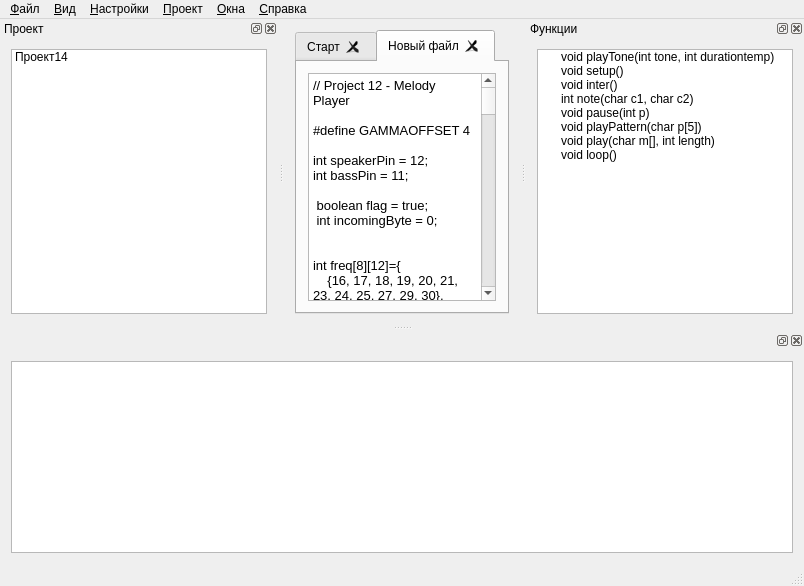
<?xml version="1.0" encoding="UTF-8"?>
<ui version="4.0">
 <class>MainWindow</class>
 <widget class="QMainWindow" name="MainWindow">
  <property name="geometry">
   <rect>
    <x>0</x>
    <y>0</y>
    <width>804</width>
    <height>586</height>
   </rect>
  </property>
  <property name="sizePolicy">
   <sizepolicy hsizetype="Maximum" vsizetype="Maximum">
    <horstretch>0</horstretch>
    <verstretch>0</verstretch>
   </sizepolicy>
  </property>
  <property name="windowTitle">
   <string>ReDuino</string>
  </property>
  <widget class="QWidget" name="centralWidget">
   <layout class="QGridLayout" name="gridLayout">
    <item row="0" column="0">
     <widget class="QTabWidget" name="tabWidget">
      <property name="cursor">
       <cursorShape>CrossCursor</cursorShape>
      </property>
      <property name="tabPosition">
       <enum>QTabWidget::North</enum>
      </property>
      <property name="tabShape">
       <enum>QTabWidget::Rounded</enum>
      </property>
      <property name="currentIndex">
       <number>1</number>
      </property>
      <property name="elideMode">
       <enum>Qt::ElideNone</enum>
      </property>
      <property name="documentMode">
       <bool>false</bool>
      </property>
      <property name="tabsClosable">
       <bool>true</bool>
      </property>
      <property name="movable">
       <bool>true</bool>
      </property>
      <widget class="QWidget" name="tab">
       <attribute name="title">
        <string>Старт</string>
       </attribute>
       <layout class="QGridLayout" name="gridLayout_5">
        <item row="0" column="0">
         <widget class="QTextEdit" name="mainEdit">
          <property name="documentTitle">
           <string/>
          </property>
          <property name="html">
           <string>&lt;!DOCTYPE HTML PUBLIC &quot;-//W3C//DTD HTML 4.0//EN&quot; &quot;http://www.w3.org/TR/REC-html40/strict.dtd&quot;&gt;
&lt;html&gt;&lt;head&gt;&lt;meta name=&quot;qrichtext&quot; content=&quot;1&quot; /&gt;&lt;style type=&quot;text/css&quot;&gt;
p, li { white-space: pre-wrap; }
&lt;/style&gt;&lt;/head&gt;&lt;body style=&quot; font-family:'Liberation Sans'; font-size:10pt; font-weight:400; font-style:normal;&quot;&gt;
&lt;p style=&quot;-qt-paragraph-type:empty; margin-top:0px; margin-bottom:0px; margin-left:0px; margin-right:0px; -qt-block-indent:0; text-indent:0px;&quot;&gt;&lt;/p&gt;&lt;/body&gt;&lt;/html&gt;</string>
          </property>
         </widget>
        </item>
       </layout>
      </widget>
      <widget class="QWidget" name="tab_2">
       <attribute name="title">
        <string>Новый файл</string>
       </attribute>
       <layout class="QGridLayout" name="gridLayout_6">
        <item row="0" column="0">
         <widget class="QTextEdit" name="mainEdit_2">
          <property name="html">
           <string>&lt;!DOCTYPE HTML PUBLIC &quot;-//W3C//DTD HTML 4.0//EN&quot; &quot;http://www.w3.org/TR/REC-html40/strict.dtd&quot;&gt;
&lt;html&gt;&lt;head&gt;&lt;meta name=&quot;qrichtext&quot; content=&quot;1&quot; /&gt;&lt;style type=&quot;text/css&quot;&gt;
p, li { white-space: pre-wrap; }
&lt;/style&gt;&lt;/head&gt;&lt;body style=&quot; font-family:'Liberation Sans'; font-size:10pt; font-weight:400; font-style:normal;&quot;&gt;
&lt;p style=&quot; margin-top:0px; margin-bottom:0px; margin-left:0px; margin-right:0px; -qt-block-indent:0; text-indent:0px;&quot;&gt;// Project 12 - Melody Player&lt;/p&gt;
&lt;p style=&quot;-qt-paragraph-type:empty; margin-top:0px; margin-bottom:0px; margin-left:0px; margin-right:0px; -qt-block-indent:0; text-indent:0px;&quot;&gt;&lt;/p&gt;
&lt;p style=&quot; margin-top:0px; margin-bottom:0px; margin-left:0px; margin-right:0px; -qt-block-indent:0; text-indent:0px;&quot;&gt;#define GAMMAOFFSET 4&lt;/p&gt;
&lt;p style=&quot;-qt-paragraph-type:empty; margin-top:0px; margin-bottom:0px; margin-left:0px; margin-right:0px; -qt-block-indent:0; text-indent:0px;&quot;&gt;&lt;/p&gt;
&lt;p style=&quot; margin-top:0px; margin-bottom:0px; margin-left:0px; margin-right:0px; -qt-block-indent:0; text-indent:0px;&quot;&gt;int speakerPin = 12;&lt;/p&gt;
&lt;p style=&quot; margin-top:0px; margin-bottom:0px; margin-left:0px; margin-right:0px; -qt-block-indent:0; text-indent:0px;&quot;&gt;int bassPin = 11;&lt;/p&gt;
&lt;p style=&quot;-qt-paragraph-type:empty; margin-top:0px; margin-bottom:0px; margin-left:0px; margin-right:0px; -qt-block-indent:0; text-indent:0px;&quot;&gt;&lt;/p&gt;
&lt;p style=&quot; margin-top:0px; margin-bottom:0px; margin-left:0px; margin-right:0px; -qt-block-indent:0; text-indent:0px;&quot;&gt; boolean flag = true;&lt;/p&gt;
&lt;p style=&quot; margin-top:0px; margin-bottom:0px; margin-left:0px; margin-right:0px; -qt-block-indent:0; text-indent:0px;&quot;&gt; int incomingByte = 0;&lt;/p&gt;
&lt;p style=&quot;-qt-paragraph-type:empty; margin-top:0px; margin-bottom:0px; margin-left:0px; margin-right:0px; -qt-block-indent:0; text-indent:0px;&quot;&gt;&lt;/p&gt;
&lt;p style=&quot;-qt-paragraph-type:empty; margin-top:0px; margin-bottom:0px; margin-left:0px; margin-right:0px; -qt-block-indent:0; text-indent:0px;&quot;&gt;&lt;/p&gt;
&lt;p style=&quot; margin-top:0px; margin-bottom:0px; margin-left:0px; margin-right:0px; -qt-block-indent:0; text-indent:0px;&quot;&gt;int freq[8][12]={ &lt;/p&gt;
&lt;p style=&quot; margin-top:0px; margin-bottom:0px; margin-left:0px; margin-right:0px; -qt-block-indent:0; text-indent:0px;&quot;&gt;    {16, 17, 18, 19, 20, 21, 23, 24, 25, 27, 29, 30},&lt;/p&gt;
&lt;p style=&quot; margin-top:0px; margin-bottom:0px; margin-left:0px; margin-right:0px; -qt-block-indent:0; text-indent:0px;&quot;&gt;    {32, 34, 36, 38, 41, 43, 46, 49, 51, 55, 58, 61},&lt;/p&gt;
&lt;p style=&quot; margin-top:0px; margin-bottom:0px; margin-left:0px; margin-right:0px; -qt-block-indent:0; text-indent:0px;&quot;&gt;    {65, 69, 73, 77, 82, 87, 92, 98, 103, 110, 116, 123},&lt;/p&gt;
&lt;p style=&quot; margin-top:0px; margin-bottom:0px; margin-left:0px; margin-right:0px; -qt-block-indent:0; text-indent:0px;&quot;&gt;    {130, 138, 146, 155, 164, 174, 185, 196, 207, 220, 233, 246},&lt;/p&gt;
&lt;p style=&quot; margin-top:0px; margin-bottom:0px; margin-left:0px; margin-right:0px; -qt-block-indent:0; text-indent:0px;&quot;&gt;    {261, 277, 293, 311, 329, 349, 369, 392, 415, 440, 466, 493},&lt;/p&gt;
&lt;p style=&quot; margin-top:0px; margin-bottom:0px; margin-left:0px; margin-right:0px; -qt-block-indent:0; text-indent:0px;&quot;&gt;    {523, 554, 587, 622, 659, 698, 739, 783, 830, 880, 932, 987},&lt;/p&gt;
&lt;p style=&quot; margin-top:0px; margin-bottom:0px; margin-left:0px; margin-right:0px; -qt-block-indent:0; text-indent:0px;&quot;&gt;    {1046, 1108, 1174, 1244, 1318, 1396, 1479, 1567, 1661, 1760, 1864, 1975},&lt;/p&gt;
&lt;p style=&quot; margin-top:0px; margin-bottom:0px; margin-left:0px; margin-right:0px; -qt-block-indent:0; text-indent:0px;&quot;&gt;    {2093, 2217, 2349, 2489, 2637, 2793, 2959, 3135, 3322, 3520, 3729, 3951}&lt;/p&gt;
&lt;p style=&quot; margin-top:0px; margin-bottom:0px; margin-left:0px; margin-right:0px; -qt-block-indent:0; text-indent:0px;&quot;&gt;};&lt;/p&gt;
&lt;p style=&quot;-qt-paragraph-type:empty; margin-top:0px; margin-bottom:0px; margin-left:0px; margin-right:0px; -qt-block-indent:0; text-indent:0px;&quot;&gt;&lt;/p&gt;
&lt;p style=&quot; margin-top:0px; margin-bottom:0px; margin-left:0px; margin-right:0px; -qt-block-indent:0; text-indent:0px;&quot;&gt;int tempo = 50;&lt;/p&gt;
&lt;p style=&quot;-qt-paragraph-type:empty; margin-top:0px; margin-bottom:0px; margin-left:0px; margin-right:0px; -qt-block-indent:0; text-indent:0px;&quot;&gt;&lt;/p&gt;
&lt;p style=&quot; margin-top:0px; margin-bottom:0px; margin-left:0px; margin-right:0px; -qt-block-indent:0; text-indent:0px;&quot;&gt;void playTone(int tone, int durationtemp)&lt;/p&gt;
&lt;p style=&quot; margin-top:0px; margin-bottom:0px; margin-left:0px; margin-right:0px; -qt-block-indent:0; text-indent:0px;&quot;&gt;{  &lt;/p&gt;
&lt;p style=&quot; margin-top:0px; margin-bottom:0px; margin-left:0px; margin-right:0px; -qt-block-indent:0; text-indent:0px;&quot;&gt;      unsigned long duration=(unsigned long)((64*tempo)/durationtemp);&lt;/p&gt;
&lt;p style=&quot;-qt-paragraph-type:empty; margin-top:0px; margin-bottom:0px; margin-left:0px; margin-right:0px; -qt-block-indent:0; text-indent:0px;&quot;&gt;&lt;/p&gt;
&lt;p style=&quot; margin-top:0px; margin-bottom:0px; margin-left:0px; margin-right:0px; -qt-block-indent:0; text-indent:0px;&quot;&gt;      double fuck=1000000.0/tone;&lt;/p&gt;
&lt;p style=&quot;-qt-paragraph-type:empty; margin-top:0px; margin-bottom:0px; margin-left:0px; margin-right:0px; -qt-block-indent:0; text-indent:0px;&quot;&gt;&lt;/p&gt;
&lt;p style=&quot; margin-top:0px; margin-bottom:0px; margin-left:0px; margin-right:0px; -qt-block-indent:0; text-indent:0px;&quot;&gt;      unsigned long del=(unsigned long)(fuck);&lt;/p&gt;
&lt;p style=&quot;-qt-paragraph-type:empty; margin-top:0px; margin-bottom:0px; margin-left:0px; margin-right:0px; -qt-block-indent:0; text-indent:0px;&quot;&gt;&lt;/p&gt;
&lt;p style=&quot; margin-top:0px; margin-bottom:0px; margin-left:0px; margin-right:0px; -qt-block-indent:0; text-indent:0px;&quot;&gt;      for (long i = 0; i &amp;lt; duration * 1000L; i += del * 2) {&lt;/p&gt;
&lt;p style=&quot; margin-top:0px; margin-bottom:0px; margin-left:0px; margin-right:0px; -qt-block-indent:0; text-indent:0px;&quot;&gt;           if (tone==6000){&lt;/p&gt;
&lt;p style=&quot; margin-top:0px; margin-bottom:0px; margin-left:0px; margin-right:0px; -qt-block-indent:0; text-indent:0px;&quot;&gt;               digitalWrite(speakerPin, LOW);&lt;/p&gt;
&lt;p style=&quot; margin-top:0px; margin-bottom:0px; margin-left:0px; margin-right:0px; -qt-block-indent:0; text-indent:0px;&quot;&gt;               delayMicroseconds(del*2);&lt;/p&gt;
&lt;p style=&quot; margin-top:0px; margin-bottom:0px; margin-left:0px; margin-right:0px; -qt-block-indent:0; text-indent:0px;&quot;&gt;           } else&lt;/p&gt;
&lt;p style=&quot; margin-top:0px; margin-bottom:0px; margin-left:0px; margin-right:0px; -qt-block-indent:0; text-indent:0px;&quot;&gt;           {&lt;/p&gt;
&lt;p style=&quot; margin-top:0px; margin-bottom:0px; margin-left:0px; margin-right:0px; -qt-block-indent:0; text-indent:0px;&quot;&gt;            digitalWrite(speakerPin, HIGH);&lt;/p&gt;
&lt;p style=&quot; margin-top:0px; margin-bottom:0px; margin-left:0px; margin-right:0px; -qt-block-indent:0; text-indent:0px;&quot;&gt;            delayMicroseconds(del);&lt;/p&gt;
&lt;p style=&quot; margin-top:0px; margin-bottom:0px; margin-left:0px; margin-right:0px; -qt-block-indent:0; text-indent:0px;&quot;&gt;            digitalWrite(speakerPin, LOW);&lt;/p&gt;
&lt;p style=&quot; margin-top:0px; margin-bottom:0px; margin-left:0px; margin-right:0px; -qt-block-indent:0; text-indent:0px;&quot;&gt;            delayMicroseconds(del);&lt;/p&gt;
&lt;p style=&quot; margin-top:0px; margin-bottom:0px; margin-left:0px; margin-right:0px; -qt-block-indent:0; text-indent:0px;&quot;&gt;           }&lt;/p&gt;
&lt;p style=&quot; margin-top:0px; margin-bottom:0px; margin-left:0px; margin-right:0px; -qt-block-indent:0; text-indent:0px;&quot;&gt;      }&lt;/p&gt;
&lt;p style=&quot; margin-top:0px; margin-bottom:0px; margin-left:0px; margin-right:0px; -qt-block-indent:0; text-indent:0px;&quot;&gt;}&lt;/p&gt;
&lt;p style=&quot;-qt-paragraph-type:empty; margin-top:0px; margin-bottom:0px; margin-left:0px; margin-right:0px; -qt-block-indent:0; text-indent:0px;&quot;&gt;&lt;/p&gt;
&lt;p style=&quot; margin-top:0px; margin-bottom:0px; margin-left:0px; margin-right:0px; -qt-block-indent:0; text-indent:0px;&quot;&gt;void setup() {&lt;/p&gt;
&lt;p style=&quot;-qt-paragraph-type:empty; margin-top:0px; margin-bottom:0px; margin-left:0px; margin-right:0px; -qt-block-indent:0; text-indent:0px;&quot;&gt;&lt;/p&gt;
&lt;p style=&quot; margin-top:0px; margin-bottom:0px; margin-left:0px; margin-right:0px; -qt-block-indent:0; text-indent:0px;&quot;&gt;  pinMode(speakerPin, OUTPUT);&lt;/p&gt;
&lt;p style=&quot; margin-top:0px; margin-bottom:0px; margin-left:0px; margin-right:0px; -qt-block-indent:0; text-indent:0px;&quot;&gt;  pinMode(bassPin, OUTPUT);&lt;/p&gt;
&lt;p style=&quot; margin-top:0px; margin-bottom:0px; margin-left:0px; margin-right:0px; -qt-block-indent:0; text-indent:0px;&quot;&gt;  pinMode(13,OUTPUT);&lt;/p&gt;
&lt;p style=&quot; margin-top:0px; margin-bottom:0px; margin-left:0px; margin-right:0px; -qt-block-indent:0; text-indent:0px;&quot;&gt;  pinMode(4,OUTPUT);&lt;/p&gt;
&lt;p style=&quot; margin-top:0px; margin-bottom:0px; margin-left:0px; margin-right:0px; -qt-block-indent:0; text-indent:0px;&quot;&gt;  digitalWrite(4,HIGH);&lt;/p&gt;
&lt;p style=&quot; margin-top:0px; margin-bottom:0px; margin-left:0px; margin-right:0px; -qt-block-indent:0; text-indent:0px;&quot;&gt;  //digitalWrite(13,HIGH);&lt;/p&gt;
&lt;p style=&quot; margin-top:0px; margin-bottom:0px; margin-left:0px; margin-right:0px; -qt-block-indent:0; text-indent:0px;&quot;&gt;  analogWrite(13,1000);&lt;/p&gt;
&lt;p style=&quot; margin-top:0px; margin-bottom:0px; margin-left:0px; margin-right:0px; -qt-block-indent:0; text-indent:0px;&quot;&gt;  Serial.begin(115200);&lt;/p&gt;
&lt;p style=&quot; margin-top:0px; margin-bottom:0px; margin-left:0px; margin-right:0px; -qt-block-indent:0; text-indent:0px;&quot;&gt;  Serial.print(LOW);&lt;/p&gt;
&lt;p style=&quot; margin-top:0px; margin-bottom:0px; margin-left:0px; margin-right:0px; -qt-block-indent:0; text-indent:0px;&quot;&gt;  Serial.print('-');&lt;/p&gt;
&lt;p style=&quot; margin-top:0px; margin-bottom:0px; margin-left:0px; margin-right:0px; -qt-block-indent:0; text-indent:0px;&quot;&gt;  Serial.print(HIGH);&lt;/p&gt;
&lt;p style=&quot; margin-top:0px; margin-bottom:0px; margin-left:0px; margin-right:0px; -qt-block-indent:0; text-indent:0px;&quot;&gt;  attachInterrupt(0,inter,CHANGE);&lt;/p&gt;
&lt;p style=&quot; margin-top:0px; margin-bottom:0px; margin-left:0px; margin-right:0px; -qt-block-indent:0; text-indent:0px;&quot;&gt;  &lt;/p&gt;
&lt;p style=&quot; margin-top:0px; margin-bottom:0px; margin-left:0px; margin-right:0px; -qt-block-indent:0; text-indent:0px;&quot;&gt;}&lt;/p&gt;
&lt;p style=&quot;-qt-paragraph-type:empty; margin-top:0px; margin-bottom:0px; margin-left:0px; margin-right:0px; -qt-block-indent:0; text-indent:0px;&quot;&gt;&lt;/p&gt;
&lt;p style=&quot; margin-top:0px; margin-bottom:0px; margin-left:0px; margin-right:0px; -qt-block-indent:0; text-indent:0px;&quot;&gt;void inter(){&lt;/p&gt;
&lt;p style=&quot; margin-top:0px; margin-bottom:0px; margin-left:0px; margin-right:0px; -qt-block-indent:0; text-indent:0px;&quot;&gt;    Serial.print(&amp;quot;Interrupt!\n&amp;quot;); &lt;/p&gt;
&lt;p style=&quot; margin-top:0px; margin-bottom:0px; margin-left:0px; margin-right:0px; -qt-block-indent:0; text-indent:0px;&quot;&gt;}&lt;/p&gt;
&lt;p style=&quot;-qt-paragraph-type:empty; margin-top:0px; margin-bottom:0px; margin-left:0px; margin-right:0px; -qt-block-indent:0; text-indent:0px;&quot;&gt;&lt;/p&gt;
&lt;p style=&quot;-qt-paragraph-type:empty; margin-top:0px; margin-bottom:0px; margin-left:0px; margin-right:0px; -qt-block-indent:0; text-indent:0px;&quot;&gt;&lt;/p&gt;
&lt;p style=&quot; margin-top:0px; margin-bottom:0px; margin-left:0px; margin-right:0px; -qt-block-indent:0; text-indent:0px;&quot;&gt;int note(char c1, char c2)&lt;/p&gt;
&lt;p style=&quot; margin-top:0px; margin-bottom:0px; margin-left:0px; margin-right:0px; -qt-block-indent:0; text-indent:0px;&quot;&gt;{&lt;/p&gt;
&lt;p style=&quot; margin-top:0px; margin-bottom:0px; margin-left:0px; margin-right:0px; -qt-block-indent:0; text-indent:0px;&quot;&gt;  int r=0;&lt;/p&gt;
&lt;p style=&quot; margin-top:0px; margin-bottom:0px; margin-left:0px; margin-right:0px; -qt-block-indent:0; text-indent:0px;&quot;&gt;  switch (c2){&lt;/p&gt;
&lt;p style=&quot; margin-top:0px; margin-bottom:0px; margin-left:0px; margin-right:0px; -qt-block-indent:0; text-indent:0px;&quot;&gt;      case '#':&lt;/p&gt;
&lt;p style=&quot; margin-top:0px; margin-bottom:0px; margin-left:0px; margin-right:0px; -qt-block-indent:0; text-indent:0px;&quot;&gt;                 switch (c1){&lt;/p&gt;
&lt;p style=&quot; margin-top:0px; margin-bottom:0px; margin-left:0px; margin-right:0px; -qt-block-indent:0; text-indent:0px;&quot;&gt;                    case 'c': r=1; break;&lt;/p&gt;
&lt;p style=&quot; margin-top:0px; margin-bottom:0px; margin-left:0px; margin-right:0px; -qt-block-indent:0; text-indent:0px;&quot;&gt;                    case 'd': r=3; break;&lt;/p&gt;
&lt;p style=&quot; margin-top:0px; margin-bottom:0px; margin-left:0px; margin-right:0px; -qt-block-indent:0; text-indent:0px;&quot;&gt;                    case 'f': r=6; break;&lt;/p&gt;
&lt;p style=&quot; margin-top:0px; margin-bottom:0px; margin-left:0px; margin-right:0px; -qt-block-indent:0; text-indent:0px;&quot;&gt;                    case 'g': r=8; break;&lt;/p&gt;
&lt;p style=&quot; margin-top:0px; margin-bottom:0px; margin-left:0px; margin-right:0px; -qt-block-indent:0; text-indent:0px;&quot;&gt;                    case 'a': r=10; break;  &lt;/p&gt;
&lt;p style=&quot; margin-top:0px; margin-bottom:0px; margin-left:0px; margin-right:0px; -qt-block-indent:0; text-indent:0px;&quot;&gt;                    case 'P': r=200; break;&lt;/p&gt;
&lt;p style=&quot; margin-top:0px; margin-bottom:0px; margin-left:0px; margin-right:0px; -qt-block-indent:0; text-indent:0px;&quot;&gt;                    case 'C': r=1; break;&lt;/p&gt;
&lt;p style=&quot; margin-top:0px; margin-bottom:0px; margin-left:0px; margin-right:0px; -qt-block-indent:0; text-indent:0px;&quot;&gt;                    case 'D': r=3; break;&lt;/p&gt;
&lt;p style=&quot; margin-top:0px; margin-bottom:0px; margin-left:0px; margin-right:0px; -qt-block-indent:0; text-indent:0px;&quot;&gt;                    case 'F': r=6; break;&lt;/p&gt;
&lt;p style=&quot; margin-top:0px; margin-bottom:0px; margin-left:0px; margin-right:0px; -qt-block-indent:0; text-indent:0px;&quot;&gt;                    case 'G': r=8; break;&lt;/p&gt;
&lt;p style=&quot; margin-top:0px; margin-bottom:0px; margin-left:0px; margin-right:0px; -qt-block-indent:0; text-indent:0px;&quot;&gt;                    case 'A': r=10; break;  &lt;/p&gt;
&lt;p style=&quot; margin-top:0px; margin-bottom:0px; margin-left:0px; margin-right:0px; -qt-block-indent:0; text-indent:0px;&quot;&gt;                    default: break;          &lt;/p&gt;
&lt;p style=&quot; margin-top:0px; margin-bottom:0px; margin-left:0px; margin-right:0px; -qt-block-indent:0; text-indent:0px;&quot;&gt;                 }&lt;/p&gt;
&lt;p style=&quot; margin-top:0px; margin-bottom:0px; margin-left:0px; margin-right:0px; -qt-block-indent:0; text-indent:0px;&quot;&gt;              break;&lt;/p&gt;
&lt;p style=&quot; margin-top:0px; margin-bottom:0px; margin-left:0px; margin-right:0px; -qt-block-indent:0; text-indent:0px;&quot;&gt;              &lt;/p&gt;
&lt;p style=&quot; margin-top:0px; margin-bottom:0px; margin-left:0px; margin-right:0px; -qt-block-indent:0; text-indent:0px;&quot;&gt;      case '*':&lt;/p&gt;
&lt;p style=&quot; margin-top:0px; margin-bottom:0px; margin-left:0px; margin-right:0px; -qt-block-indent:0; text-indent:0px;&quot;&gt;         switch (c1){&lt;/p&gt;
&lt;p style=&quot; margin-top:0px; margin-bottom:0px; margin-left:0px; margin-right:0px; -qt-block-indent:0; text-indent:0px;&quot;&gt;            case 'c': r=0; break;&lt;/p&gt;
&lt;p style=&quot; margin-top:0px; margin-bottom:0px; margin-left:0px; margin-right:0px; -qt-block-indent:0; text-indent:0px;&quot;&gt;            case 'd': r=2; break;&lt;/p&gt;
&lt;p style=&quot; margin-top:0px; margin-bottom:0px; margin-left:0px; margin-right:0px; -qt-block-indent:0; text-indent:0px;&quot;&gt;            case 'e': r=4; break;&lt;/p&gt;
&lt;p style=&quot; margin-top:0px; margin-bottom:0px; margin-left:0px; margin-right:0px; -qt-block-indent:0; text-indent:0px;&quot;&gt;            case 'f': r=5; break;&lt;/p&gt;
&lt;p style=&quot; margin-top:0px; margin-bottom:0px; margin-left:0px; margin-right:0px; -qt-block-indent:0; text-indent:0px;&quot;&gt;            case 'g': r=7; break;&lt;/p&gt;
&lt;p style=&quot; margin-top:0px; margin-bottom:0px; margin-left:0px; margin-right:0px; -qt-block-indent:0; text-indent:0px;&quot;&gt;            case 'a': r=9; break;            &lt;/p&gt;
&lt;p style=&quot; margin-top:0px; margin-bottom:0px; margin-left:0px; margin-right:0px; -qt-block-indent:0; text-indent:0px;&quot;&gt;            case 'h': r=11; break;&lt;/p&gt;
&lt;p style=&quot; margin-top:0px; margin-bottom:0px; margin-left:0px; margin-right:0px; -qt-block-indent:0; text-indent:0px;&quot;&gt;            case 'P': r=200; break;&lt;/p&gt;
&lt;p style=&quot; margin-top:0px; margin-bottom:0px; margin-left:0px; margin-right:0px; -qt-block-indent:0; text-indent:0px;&quot;&gt;            case 'C': r=0; break;&lt;/p&gt;
&lt;p style=&quot; margin-top:0px; margin-bottom:0px; margin-left:0px; margin-right:0px; -qt-block-indent:0; text-indent:0px;&quot;&gt;            case 'D': r=2; break;&lt;/p&gt;
&lt;p style=&quot; margin-top:0px; margin-bottom:0px; margin-left:0px; margin-right:0px; -qt-block-indent:0; text-indent:0px;&quot;&gt;            case 'E': r=4; break;&lt;/p&gt;
&lt;p style=&quot; margin-top:0px; margin-bottom:0px; margin-left:0px; margin-right:0px; -qt-block-indent:0; text-indent:0px;&quot;&gt;            case 'F': r=5; break;&lt;/p&gt;
&lt;p style=&quot; margin-top:0px; margin-bottom:0px; margin-left:0px; margin-right:0px; -qt-block-indent:0; text-indent:0px;&quot;&gt;            case 'G': r=7; break;&lt;/p&gt;
&lt;p style=&quot; margin-top:0px; margin-bottom:0px; margin-left:0px; margin-right:0px; -qt-block-indent:0; text-indent:0px;&quot;&gt;            case 'A': r=9; break;            &lt;/p&gt;
&lt;p style=&quot; margin-top:0px; margin-bottom:0px; margin-left:0px; margin-right:0px; -qt-block-indent:0; text-indent:0px;&quot;&gt;            case 'H': r=11; break;&lt;/p&gt;
&lt;p style=&quot; margin-top:0px; margin-bottom:0px; margin-left:0px; margin-right:0px; -qt-block-indent:0; text-indent:0px;&quot;&gt;            default:break;&lt;/p&gt;
&lt;p style=&quot; margin-top:0px; margin-bottom:0px; margin-left:0px; margin-right:0px; -qt-block-indent:0; text-indent:0px;&quot;&gt;         }&lt;/p&gt;
&lt;p style=&quot; margin-top:0px; margin-bottom:0px; margin-left:0px; margin-right:0px; -qt-block-indent:0; text-indent:0px;&quot;&gt;             break;&lt;/p&gt;
&lt;p style=&quot; margin-top:0px; margin-bottom:0px; margin-left:0px; margin-right:0px; -qt-block-indent:0; text-indent:0px;&quot;&gt;      case 'b':&lt;/p&gt;
&lt;p style=&quot; margin-top:0px; margin-bottom:0px; margin-left:0px; margin-right:0px; -qt-block-indent:0; text-indent:0px;&quot;&gt;         switch (c1){&lt;/p&gt;
&lt;p style=&quot; margin-top:0px; margin-bottom:0px; margin-left:0px; margin-right:0px; -qt-block-indent:0; text-indent:0px;&quot;&gt;            case 'd': r=1; break;&lt;/p&gt;
&lt;p style=&quot; margin-top:0px; margin-bottom:0px; margin-left:0px; margin-right:0px; -qt-block-indent:0; text-indent:0px;&quot;&gt;            case 'e': r=3; break;&lt;/p&gt;
&lt;p style=&quot; margin-top:0px; margin-bottom:0px; margin-left:0px; margin-right:0px; -qt-block-indent:0; text-indent:0px;&quot;&gt;            case 'g': r=6; break;&lt;/p&gt;
&lt;p style=&quot; margin-top:0px; margin-bottom:0px; margin-left:0px; margin-right:0px; -qt-block-indent:0; text-indent:0px;&quot;&gt;            case 'a': r=8; break;&lt;/p&gt;
&lt;p style=&quot; margin-top:0px; margin-bottom:0px; margin-left:0px; margin-right:0px; -qt-block-indent:0; text-indent:0px;&quot;&gt;            case 'h': r=10; break;&lt;/p&gt;
&lt;p style=&quot; margin-top:0px; margin-bottom:0px; margin-left:0px; margin-right:0px; -qt-block-indent:0; text-indent:0px;&quot;&gt;            case 'D': r=1; break;&lt;/p&gt;
&lt;p style=&quot; margin-top:0px; margin-bottom:0px; margin-left:0px; margin-right:0px; -qt-block-indent:0; text-indent:0px;&quot;&gt;            case 'E': r=3; break;&lt;/p&gt;
&lt;p style=&quot; margin-top:0px; margin-bottom:0px; margin-left:0px; margin-right:0px; -qt-block-indent:0; text-indent:0px;&quot;&gt;            case 'G': r=6; break;&lt;/p&gt;
&lt;p style=&quot; margin-top:0px; margin-bottom:0px; margin-left:0px; margin-right:0px; -qt-block-indent:0; text-indent:0px;&quot;&gt;            case 'A': r=8; break;&lt;/p&gt;
&lt;p style=&quot; margin-top:0px; margin-bottom:0px; margin-left:0px; margin-right:0px; -qt-block-indent:0; text-indent:0px;&quot;&gt;            case 'H': r=10; break;&lt;/p&gt;
&lt;p style=&quot; margin-top:0px; margin-bottom:0px; margin-left:0px; margin-right:0px; -qt-block-indent:0; text-indent:0px;&quot;&gt;            case 'P': r=200; break;&lt;/p&gt;
&lt;p style=&quot; margin-top:0px; margin-bottom:0px; margin-left:0px; margin-right:0px; -qt-block-indent:0; text-indent:0px;&quot;&gt;            default:break;         &lt;/p&gt;
&lt;p style=&quot; margin-top:0px; margin-bottom:0px; margin-left:0px; margin-right:0px; -qt-block-indent:0; text-indent:0px;&quot;&gt;         }&lt;/p&gt;
&lt;p style=&quot; margin-top:0px; margin-bottom:0px; margin-left:0px; margin-right:0px; -qt-block-indent:0; text-indent:0px;&quot;&gt;      break;&lt;/p&gt;
&lt;p style=&quot; margin-top:0px; margin-bottom:0px; margin-left:0px; margin-right:0px; -qt-block-indent:0; text-indent:0px;&quot;&gt;  }&lt;/p&gt;
&lt;p style=&quot; margin-top:0px; margin-bottom:0px; margin-left:0px; margin-right:0px; -qt-block-indent:0; text-indent:0px;&quot;&gt;  return r;  &lt;/p&gt;
&lt;p style=&quot; margin-top:0px; margin-bottom:0px; margin-left:0px; margin-right:0px; -qt-block-indent:0; text-indent:0px;&quot;&gt;}&lt;/p&gt;
&lt;p style=&quot;-qt-paragraph-type:empty; margin-top:0px; margin-bottom:0px; margin-left:0px; margin-right:0px; -qt-block-indent:0; text-indent:0px;&quot;&gt;&lt;/p&gt;
&lt;p style=&quot; margin-top:0px; margin-bottom:0px; margin-left:0px; margin-right:0px; -qt-block-indent:0; text-indent:0px;&quot;&gt;void pause(int p)&lt;/p&gt;
&lt;p style=&quot; margin-top:0px; margin-bottom:0px; margin-left:0px; margin-right:0px; -qt-block-indent:0; text-indent:0px;&quot;&gt;{&lt;/p&gt;
&lt;p style=&quot; margin-top:0px; margin-bottom:0px; margin-left:0px; margin-right:0px; -qt-block-indent:0; text-indent:0px;&quot;&gt;  playTone(6000, p);&lt;/p&gt;
&lt;p style=&quot; margin-top:0px; margin-bottom:0px; margin-left:0px; margin-right:0px; -qt-block-indent:0; text-indent:0px;&quot;&gt;  return;&lt;/p&gt;
&lt;p style=&quot; margin-top:0px; margin-bottom:0px; margin-left:0px; margin-right:0px; -qt-block-indent:0; text-indent:0px;&quot;&gt;}&lt;/p&gt;
&lt;p style=&quot;-qt-paragraph-type:empty; margin-top:0px; margin-bottom:0px; margin-left:0px; margin-right:0px; -qt-block-indent:0; text-indent:0px;&quot;&gt;&lt;/p&gt;
&lt;p style=&quot; margin-top:0px; margin-bottom:0px; margin-left:0px; margin-right:0px; -qt-block-indent:0; text-indent:0px;&quot;&gt;void playPattern(char p[5])&lt;/p&gt;
&lt;p style=&quot; margin-top:0px; margin-bottom:0px; margin-left:0px; margin-right:0px; -qt-block-indent:0; text-indent:0px;&quot;&gt;{&lt;/p&gt;
&lt;p style=&quot; margin-top:0px; margin-bottom:0px; margin-left:0px; margin-right:0px; -qt-block-indent:0; text-indent:0px;&quot;&gt;  if(note(p[2], p[3]) == 200)&lt;/p&gt;
&lt;p style=&quot; margin-top:0px; margin-bottom:0px; margin-left:0px; margin-right:0px; -qt-block-indent:0; text-indent:0px;&quot;&gt;    pause( (p[0]-48)*10+(p[1]-48) );&lt;/p&gt;
&lt;p style=&quot; margin-top:0px; margin-bottom:0px; margin-left:0px; margin-right:0px; -qt-block-indent:0; text-indent:0px;&quot;&gt;  else&lt;/p&gt;
&lt;p style=&quot; margin-top:0px; margin-bottom:0px; margin-left:0px; margin-right:0px; -qt-block-indent:0; text-indent:0px;&quot;&gt;    playTone(freq[(p[4]-48)+GAMMAOFFSET][note(p[2],p[3])], (p[0]-48)*10+(p[1]-48));  &lt;/p&gt;
&lt;p style=&quot; margin-top:0px; margin-bottom:0px; margin-left:0px; margin-right:0px; -qt-block-indent:0; text-indent:0px;&quot;&gt;}&lt;/p&gt;
&lt;p style=&quot;-qt-paragraph-type:empty; margin-top:0px; margin-bottom:0px; margin-left:0px; margin-right:0px; -qt-block-indent:0; text-indent:0px;&quot;&gt;&lt;/p&gt;
&lt;p style=&quot; margin-top:0px; margin-bottom:0px; margin-left:0px; margin-right:0px; -qt-block-indent:0; text-indent:0px;&quot;&gt;void play(char m[], int length)&lt;/p&gt;
&lt;p style=&quot; margin-top:0px; margin-bottom:0px; margin-left:0px; margin-right:0px; -qt-block-indent:0; text-indent:0px;&quot;&gt;{&lt;/p&gt;
&lt;p style=&quot; margin-top:0px; margin-bottom:0px; margin-left:0px; margin-right:0px; -qt-block-indent:0; text-indent:0px;&quot;&gt;  char *pattern;&lt;/p&gt;
&lt;p style=&quot; margin-top:0px; margin-bottom:0px; margin-left:0px; margin-right:0px; -qt-block-indent:0; text-indent:0px;&quot;&gt;  &lt;/p&gt;
&lt;p style=&quot; margin-top:0px; margin-bottom:0px; margin-left:0px; margin-right:0px; -qt-block-indent:0; text-indent:0px;&quot;&gt;  for(int i=0;i&amp;lt;length;i+=6)&lt;/p&gt;
&lt;p style=&quot; margin-top:0px; margin-bottom:0px; margin-left:0px; margin-right:0px; -qt-block-indent:0; text-indent:0px;&quot;&gt;      playPattern(m+i);&lt;/p&gt;
&lt;p style=&quot; margin-top:0px; margin-bottom:0px; margin-left:0px; margin-right:0px; -qt-block-indent:0; text-indent:0px;&quot;&gt;}&lt;/p&gt;
&lt;p style=&quot;-qt-paragraph-type:empty; margin-top:0px; margin-bottom:0px; margin-left:0px; margin-right:0px; -qt-block-indent:0; text-indent:0px;&quot;&gt;&lt;/p&gt;
&lt;p style=&quot; margin-top:0px; margin-bottom:0px; margin-left:0px; margin-right:0px; -qt-block-indent:0; text-indent:0px;&quot;&gt;char melody1[]=&amp;quot;32c*0-32c#0-32d*0-32d#0-32e*0-32f*0-32f#0-32g*0-32g#0-32a*0-32a#0-32h*0&amp;quot;;&lt;/p&gt;
&lt;p style=&quot; margin-top:0px; margin-bottom:0px; margin-left:0px; margin-right:0px; -qt-block-indent:0; text-indent:0px;&quot;&gt;char melody2[]=&amp;quot;32h*5-32a#5-32a*5-32g#5-32g*5-01P*0-32f*5-32e*5-32d#5-32d*5-32c#5-32c*5&amp;quot;;&lt;/p&gt;
&lt;p style=&quot;-qt-paragraph-type:empty; margin-top:0px; margin-bottom:0px; margin-left:0px; margin-right:0px; -qt-block-indent:0; text-indent:0px;&quot;&gt;&lt;/p&gt;
&lt;p style=&quot;-qt-paragraph-type:empty; margin-top:0px; margin-bottom:0px; margin-left:0px; margin-right:0px; -qt-block-indent:0; text-indent:0px;&quot;&gt;&lt;/p&gt;
&lt;p style=&quot; margin-top:0px; margin-bottom:0px; margin-left:0px; margin-right:0px; -qt-block-indent:0; text-indent:0px;&quot;&gt;/*&lt;/p&gt;
&lt;p style=&quot; margin-top:0px; margin-bottom:0px; margin-left:0px; margin-right:0px; -qt-block-indent:0; text-indent:0px;&quot;&gt;char NEM_1[] = &amp;quot;08e*4-08g*5-08h*5-08e*6-08h*5-08g*5&amp;quot;;&lt;/p&gt;
&lt;p style=&quot; margin-top:0px; margin-bottom:0px; margin-left:0px; margin-right:0px; -qt-block-indent:0; text-indent:0px;&quot;&gt;char NEM_1_2[] = &amp;quot;08e*4-08g*5-08h*5-08e*6-08h*5-08h*6&amp;quot;;&lt;/p&gt;
&lt;p style=&quot; margin-top:0px; margin-bottom:0px; margin-left:0px; margin-right:0px; -qt-block-indent:0; text-indent:0px;&quot;&gt;char NEM_2[] = &amp;quot;08h*6-08g*5-08h*5-16h*6-16e*5-08h*5-08g*5&amp;quot;;&lt;/p&gt;
&lt;p style=&quot; margin-top:0px; margin-bottom:0px; margin-left:0px; margin-right:0px; -qt-block-indent:0; text-indent:0px;&quot;&gt;char NEM_3[] = &amp;quot;&amp;quot;;*/&lt;/p&gt;
&lt;p style=&quot;-qt-paragraph-type:empty; margin-top:0px; margin-bottom:0px; margin-left:0px; margin-right:0px; -qt-block-indent:0; text-indent:0px;&quot;&gt;&lt;/p&gt;
&lt;p style=&quot; margin-top:0px; margin-bottom:0px; margin-left:0px; margin-right:0px; -qt-block-indent:0; text-indent:0px;&quot;&gt;char LEDZEPPELIN[] = &amp;quot;08c*2-16P*0-08e*2-08f#2-16a*2-08g*2-16P*0-08e*2-08c*2-16a*1-08f#1-16P*0-02g*1\&lt;/p&gt;
&lt;p style=&quot; margin-top:0px; margin-bottom:0px; margin-left:0px; margin-right:0px; -qt-block-indent:0; text-indent:0px;&quot;&gt;-04P*0-08c*2-16P*0-08e*2-08f#2-16e*3-08d*3-16P*0-08c*3-08a#2-16g*2-08d*2-16P*0-02e*2-&amp;quot;;&lt;/p&gt;
&lt;p style=&quot; margin-top:0px; margin-bottom:0px; margin-left:0px; margin-right:0px; -qt-block-indent:0; text-indent:0px;&quot;&gt;void loop() &lt;/p&gt;
&lt;p style=&quot; margin-top:0px; margin-bottom:0px; margin-left:0px; margin-right:0px; -qt-block-indent:0; text-indent:0px;&quot;&gt;{&lt;/p&gt;
&lt;p style=&quot; margin-top:0px; margin-bottom:0px; margin-left:0px; margin-right:0px; -qt-block-indent:0; text-indent:0px;&quot;&gt; /*  play(NEM_1,36);&lt;/p&gt;
&lt;p style=&quot; margin-top:0px; margin-bottom:0px; margin-left:0px; margin-right:0px; -qt-block-indent:0; text-indent:0px;&quot;&gt;   play(NEM_1,36);&lt;/p&gt;
&lt;p style=&quot; margin-top:0px; margin-bottom:0px; margin-left:0px; margin-right:0px; -qt-block-indent:0; text-indent:0px;&quot;&gt;   play(NEM_1,36);&lt;/p&gt;
&lt;p style=&quot; margin-top:0px; margin-bottom:0px; margin-left:0px; margin-right:0px; -qt-block-indent:0; text-indent:0px;&quot;&gt;   play(NEM_1_2,36);*/&lt;/p&gt;
&lt;p style=&quot; margin-top:0px; margin-bottom:0px; margin-left:0px; margin-right:0px; -qt-block-indent:0; text-indent:0px;&quot;&gt;   &lt;/p&gt;
&lt;p style=&quot; margin-top:0px; margin-bottom:0px; margin-left:0px; margin-right:0px; -qt-block-indent:0; text-indent:0px;&quot;&gt; //  play(LEDZEPPELIN,26*6);&lt;/p&gt;
&lt;p style=&quot; margin-top:0px; margin-bottom:0px; margin-left:0px; margin-right:0px; -qt-block-indent:0; text-indent:0px;&quot;&gt; int d = 1000;&lt;/p&gt;
&lt;p style=&quot; margin-top:0px; margin-bottom:0px; margin-left:0px; margin-right:0px; -qt-block-indent:0; text-indent:0px;&quot;&gt; int octave = 4;&lt;/p&gt;
&lt;p style=&quot; margin-top:0px; margin-bottom:0px; margin-left:0px; margin-right:0px; -qt-block-indent:0; text-indent:0px;&quot;&gt; &lt;/p&gt;
&lt;p style=&quot; margin-top:0px; margin-bottom:0px; margin-left:0px; margin-right:0px; -qt-block-indent:0; text-indent:0px;&quot;&gt;if(flag==true)&lt;/p&gt;
&lt;p style=&quot; margin-top:0px; margin-bottom:0px; margin-left:0px; margin-right:0px; -qt-block-indent:0; text-indent:0px;&quot;&gt;{&lt;/p&gt;
&lt;p style=&quot; margin-top:0px; margin-bottom:0px; margin-left:0px; margin-right:0px; -qt-block-indent:0; text-indent:0px;&quot;&gt;   noTone(speakerPin);&lt;/p&gt;
&lt;p style=&quot; margin-top:0px; margin-bottom:0px; margin-left:0px; margin-right:0px; -qt-block-indent:0; text-indent:0px;&quot;&gt;   tone(bassPin,freq[octave][7],5000);&lt;/p&gt;
&lt;p style=&quot;-qt-paragraph-type:empty; margin-top:0px; margin-bottom:0px; margin-left:0px; margin-right:0px; -qt-block-indent:0; text-indent:0px;&quot;&gt;&lt;/p&gt;
&lt;p style=&quot; margin-top:0px; margin-bottom:0px; margin-left:0px; margin-right:0px; -qt-block-indent:0; text-indent:0px;&quot;&gt;   delay(d);&lt;/p&gt;
&lt;p style=&quot; margin-top:0px; margin-bottom:0px; margin-left:0px; margin-right:0px; -qt-block-indent:0; text-indent:0px;&quot;&gt;   noTone(bassPin);&lt;/p&gt;
&lt;p style=&quot; margin-top:0px; margin-bottom:0px; margin-left:0px; margin-right:0px; -qt-block-indent:0; text-indent:0px;&quot;&gt;   tone(speakerPin,freq[octave][0],5000);&lt;/p&gt;
&lt;p style=&quot; margin-top:0px; margin-bottom:0px; margin-left:0px; margin-right:0px; -qt-block-indent:0; text-indent:0px;&quot;&gt;   delay(d);&lt;/p&gt;
&lt;p style=&quot; margin-top:0px; margin-bottom:0px; margin-left:0px; margin-right:0px; -qt-block-indent:0; text-indent:0px;&quot;&gt;  &lt;/p&gt;
&lt;p style=&quot; margin-top:0px; margin-bottom:0px; margin-left:0px; margin-right:0px; -qt-block-indent:0; text-indent:0px;&quot;&gt;   Serial.print(&amp;quot;Hello, fags!\n&amp;quot;);&lt;/p&gt;
&lt;p style=&quot; margin-top:0px; margin-bottom:0px; margin-left:0px; margin-right:0px; -qt-block-indent:0; text-indent:0px;&quot;&gt;}&lt;/p&gt;
&lt;p style=&quot;-qt-paragraph-type:empty; margin-top:0px; margin-bottom:0px; margin-left:0px; margin-right:0px; -qt-block-indent:0; text-indent:0px;&quot;&gt;&lt;/p&gt;
&lt;p style=&quot; margin-top:0px; margin-bottom:0px; margin-left:0px; margin-right:0px; -qt-block-indent:0; text-indent:0px;&quot;&gt;   if (Serial.available() &amp;gt; 0) {&lt;/p&gt;
&lt;p style=&quot; margin-top:0px; margin-bottom:0px; margin-left:0px; margin-right:0px; -qt-block-indent:0; text-indent:0px;&quot;&gt;		// read the incoming byte:&lt;/p&gt;
&lt;p style=&quot; margin-top:0px; margin-bottom:0px; margin-left:0px; margin-right:0px; -qt-block-indent:0; text-indent:0px;&quot;&gt;		incomingByte = Serial.read();&lt;/p&gt;
&lt;p style=&quot;-qt-paragraph-type:empty; margin-top:0px; margin-bottom:0px; margin-left:0px; margin-right:0px; -qt-block-indent:0; text-indent:0px;&quot;&gt;&lt;/p&gt;
&lt;p style=&quot; margin-top:0px; margin-bottom:0px; margin-left:0px; margin-right:0px; -qt-block-indent:0; text-indent:0px;&quot;&gt;		// say what you got:&lt;/p&gt;
&lt;p style=&quot; margin-top:0px; margin-bottom:0px; margin-left:0px; margin-right:0px; -qt-block-indent:0; text-indent:0px;&quot;&gt;		Serial.print(&amp;quot;I received. &amp;quot;);		&lt;/p&gt;
&lt;p style=&quot; margin-top:0px; margin-bottom:0px; margin-left:0px; margin-right:0px; -qt-block-indent:0; text-indent:0px;&quot;&gt;                Serial.println(incomingByte, DEC);&lt;/p&gt;
&lt;p style=&quot; margin-top:0px; margin-bottom:0px; margin-left:0px; margin-right:0px; -qt-block-indent:0; text-indent:0px;&quot;&gt;                &lt;/p&gt;
&lt;p style=&quot; margin-top:0px; margin-bottom:0px; margin-left:0px; margin-right:0px; -qt-block-indent:0; text-indent:0px;&quot;&gt;                if(incomingByte == 'g')&lt;/p&gt;
&lt;p style=&quot; margin-top:0px; margin-bottom:0px; margin-left:0px; margin-right:0px; -qt-block-indent:0; text-indent:0px;&quot;&gt;                {&lt;/p&gt;
&lt;p style=&quot; margin-top:0px; margin-bottom:0px; margin-left:0px; margin-right:0px; -qt-block-indent:0; text-indent:0px;&quot;&gt;                  Serial.print(&amp;quot;GOGOGOGO!!!\n&amp;quot;);&lt;/p&gt;
&lt;p style=&quot; margin-top:0px; margin-bottom:0px; margin-left:0px; margin-right:0px; -qt-block-indent:0; text-indent:0px;&quot;&gt;                  flag = true;&lt;/p&gt;
&lt;p style=&quot; margin-top:0px; margin-bottom:0px; margin-left:0px; margin-right:0px; -qt-block-indent:0; text-indent:0px;&quot;&gt;                }&lt;/p&gt;
&lt;p style=&quot; margin-top:0px; margin-bottom:0px; margin-left:0px; margin-right:0px; -qt-block-indent:0; text-indent:0px;&quot;&gt;                else&lt;/p&gt;
&lt;p style=&quot; margin-top:0px; margin-bottom:0px; margin-left:0px; margin-right:0px; -qt-block-indent:0; text-indent:0px;&quot;&gt;                {&lt;/p&gt;
&lt;p style=&quot; margin-top:0px; margin-bottom:0px; margin-left:0px; margin-right:0px; -qt-block-indent:0; text-indent:0px;&quot;&gt;                  if(incomingByte == 's')&lt;/p&gt;
&lt;p style=&quot; margin-top:0px; margin-bottom:0px; margin-left:0px; margin-right:0px; -qt-block-indent:0; text-indent:0px;&quot;&gt;                  {&lt;/p&gt;
&lt;p style=&quot; margin-top:0px; margin-bottom:0px; margin-left:0px; margin-right:0px; -qt-block-indent:0; text-indent:0px;&quot;&gt;                    Serial.print(&amp;quot;STOP BIATCH!\n&amp;quot;);&lt;/p&gt;
&lt;p style=&quot; margin-top:0px; margin-bottom:0px; margin-left:0px; margin-right:0px; -qt-block-indent:0; text-indent:0px;&quot;&gt;                    flag = false;&lt;/p&gt;
&lt;p style=&quot; margin-top:0px; margin-bottom:0px; margin-left:0px; margin-right:0px; -qt-block-indent:0; text-indent:0px;&quot;&gt;                  }&lt;/p&gt;
&lt;p style=&quot; margin-top:0px; margin-bottom:0px; margin-left:0px; margin-right:0px; -qt-block-indent:0; text-indent:0px;&quot;&gt;                }&lt;/p&gt;
&lt;p style=&quot;-qt-paragraph-type:empty; margin-top:0px; margin-bottom:0px; margin-left:0px; margin-right:0px; -qt-block-indent:0; text-indent:0px;&quot;&gt;&lt;/p&gt;
&lt;p style=&quot; margin-top:0px; margin-bottom:0px; margin-left:0px; margin-right:0px; -qt-block-indent:0; text-indent:0px;&quot;&gt;	} &lt;/p&gt;
&lt;p style=&quot;-qt-paragraph-type:empty; margin-top:0px; margin-bottom:0px; margin-left:0px; margin-right:0px; -qt-block-indent:0; text-indent:0px;&quot;&gt;&lt;/p&gt;
&lt;p style=&quot; margin-top:0px; margin-bottom:0px; margin-left:0px; margin-right:0px; -qt-block-indent:0; text-indent:0px;&quot;&gt;}&lt;/p&gt;&lt;/body&gt;&lt;/html&gt;</string>
          </property>
         </widget>
        </item>
       </layout>
      </widget>
     </widget>
    </item>
   </layout>
  </widget>
  <widget class="QStatusBar" name="statusBar"/>
  <widget class="QDockWidget" name="projectDock">
   <property name="minimumSize">
    <size>
     <width>118</width>
     <height>140</height>
    </size>
   </property>
   <property name="windowTitle">
    <string>Проект</string>
   </property>
   <attribute name="dockWidgetArea">
    <number>1</number>
   </attribute>
   <widget class="QWidget" name="dockWidgetContents">
    <layout class="QGridLayout" name="gridLayout_3">
     <item row="0" column="0">
      <widget class="QTreeWidget" name="projectTree">
       <property name="tabKeyNavigation">
        <bool>true</bool>
       </property>
       <property name="showDropIndicator" stdset="0">
        <bool>true</bool>
       </property>
       <property name="rootIsDecorated">
        <bool>false</bool>
       </property>
       <property name="sortingEnabled">
        <bool>false</bool>
       </property>
       <property name="animated">
        <bool>true</bool>
       </property>
       <property name="headerHidden">
        <bool>true</bool>
       </property>
       <property name="expandsOnDoubleClick">
        <bool>true</bool>
       </property>
       <property name="columnCount">
        <number>1</number>
       </property>
       <attribute name="headerVisible">
        <bool>false</bool>
       </attribute>
       <attribute name="headerCascadingSectionResizes">
        <bool>true</bool>
       </attribute>
       <attribute name="headerShowSortIndicator" stdset="0">
        <bool>false</bool>
       </attribute>
       <attribute name="headerCascadingSectionResizes">
        <bool>true</bool>
       </attribute>
       <attribute name="headerVisible">
        <bool>false</bool>
       </attribute>
       <attribute name="headerShowSortIndicator" stdset="0">
        <bool>false</bool>
       </attribute>
       <column>
        <property name="text">
         <string notr="true">Файл</string>
        </property>
       </column>
       <item>
        <property name="text">
         <string>Проект14</string>
        </property>
        <item>
         <property name="text">
          <string>main.pde</string>
         </property>
        </item>
        <item>
         <property name="text">
          <string>Sources</string>
         </property>
         <item>
          <property name="text">
           <string>serial.pde</string>
          </property>
         </item>
         <item>
          <property name="text">
           <string>motor.pde</string>
          </property>
         </item>
        </item>
        <item>
         <property name="text">
          <string>Headers</string>
         </property>
         <item>
          <property name="text">
           <string>tools.h</string>
          </property>
         </item>
         <item>
          <property name="text">
           <string>lib.h</string>
          </property>
         </item>
        </item>
       </item>
      </widget>
     </item>
    </layout>
   </widget>
  </widget>
  <widget class="QDockWidget" name="logDock">
   <property name="sizePolicy">
    <sizepolicy hsizetype="Expanding" vsizetype="Expanding">
     <horstretch>0</horstretch>
     <verstretch>0</verstretch>
    </sizepolicy>
   </property>
   <property name="minimumSize">
    <size>
     <width>112</width>
     <height>132</height>
    </size>
   </property>
   <property name="floating">
    <bool>false</bool>
   </property>
   <property name="windowTitle">
    <string/>
   </property>
   <attribute name="dockWidgetArea">
    <number>8</number>
   </attribute>
   <widget class="QWidget" name="dockWidgetContents_2">
    <layout class="QGridLayout" name="gridLayout_2">
     <item row="0" column="0">
      <widget class="QTextBrowser" name="logArea">
       <property name="styleSheet">
        <string notr="true"/>
       </property>
      </widget>
     </item>
    </layout>
   </widget>
  </widget>
  <widget class="QDockWidget" name="funcDock">
   <property name="sizePolicy">
    <sizepolicy hsizetype="Preferred" vsizetype="Maximum">
     <horstretch>0</horstretch>
     <verstretch>0</verstretch>
    </sizepolicy>
   </property>
   <property name="minimumSize">
    <size>
     <width>140</width>
     <height>132</height>
    </size>
   </property>
   <property name="baseSize">
    <size>
     <width>200</width>
     <height>0</height>
    </size>
   </property>
   <property name="windowTitle">
    <string>Функции</string>
   </property>
   <attribute name="dockWidgetArea">
    <number>2</number>
   </attribute>
   <widget class="QWidget" name="dockWidgetContents_3">
    <layout class="QGridLayout" name="gridLayout_4">
     <item row="0" column="0">
      <widget class="QTreeWidget" name="funcTree">
       <attribute name="headerVisible">
        <bool>false</bool>
       </attribute>
       <attribute name="headerVisible">
        <bool>false</bool>
       </attribute>
       <column>
        <property name="text">
         <string>Функция</string>
        </property>
       </column>
       <item>
        <property name="text">
         <string>void playTone(int tone, int durationtemp)</string>
        </property>
       </item>
       <item>
        <property name="text">
         <string>void setup()</string>
        </property>
       </item>
       <item>
        <property name="text">
         <string>void inter()</string>
        </property>
       </item>
       <item>
        <property name="text">
         <string>int note(char c1, char c2)</string>
        </property>
       </item>
       <item>
        <property name="text">
         <string>void pause(int p)</string>
        </property>
       </item>
       <item>
        <property name="text">
         <string>void playPattern(char p[5])</string>
        </property>
       </item>
       <item>
        <property name="text">
         <string>void play(char m[], int length)</string>
        </property>
       </item>
       <item>
        <property name="text">
         <string>void loop()</string>
        </property>
       </item>
      </widget>
     </item>
    </layout>
   </widget>
  </widget>
  <widget class="QMenuBar" name="menuBar">
   <property name="geometry">
    <rect>
     <x>0</x>
     <y>0</y>
     <width>804</width>
     <height>22</height>
    </rect>
   </property>
   <widget class="QMenu" name="menu">
    <property name="title">
     <string>&amp;Файл</string>
    </property>
    <addaction name="action_4"/>
    <addaction name="action_5"/>
    <addaction name="action_3"/>
   </widget>
   <widget class="QMenu" name="menu_2">
    <property name="title">
     <string>&amp;Вид</string>
    </property>
   </widget>
   <widget class="QMenu" name="menu_3">
    <property name="title">
     <string>&amp;Настройки</string>
    </property>
   </widget>
   <widget class="QMenu" name="menu_5">
    <property name="title">
     <string>&amp;Окна</string>
    </property>
   </widget>
   <widget class="QMenu" name="menu_6">
    <property name="title">
     <string>&amp;Справка</string>
    </property>
   </widget>
   <widget class="QMenu" name="menu_4">
    <property name="title">
     <string>&amp;Проект</string>
    </property>
   </widget>
   <addaction name="menu"/>
   <addaction name="menu_2"/>
   <addaction name="menu_3"/>
   <addaction name="menu_4"/>
   <addaction name="menu_5"/>
   <addaction name="menu_6"/>
  </widget>
  <action name="action">
   <property name="text">
    <string>&amp;Открыть</string>
   </property>
  </action>
  <action name="action_2">
   <property name="text">
    <string>&amp;Сохранить</string>
   </property>
  </action>
  <action name="action_3">
   <property name="text">
    <string>&amp;Выйти</string>
   </property>
  </action>
  <action name="action_4">
   <property name="text">
    <string>Открыть</string>
   </property>
  </action>
  <action name="action_5">
   <property name="text">
    <string>Сохранить</string>
   </property>
  </action>
 </widget>
 <layoutdefault spacing="6" margin="11"/>
 <resources/>
 <connections/>
</ui>
